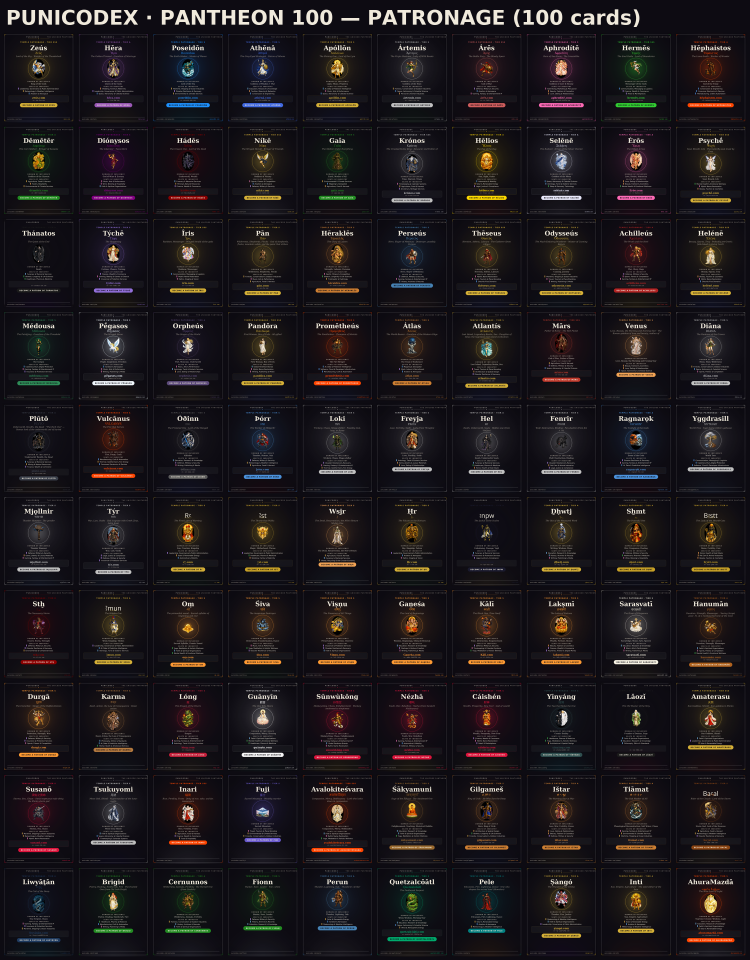
#> input picture Marketing/pantheon-100/contact-sheet-1-patronage.png, 2248 x 2878 px (shown at 1/3 size)
$ python -i render.py   (imports and definitions only)
#> lines starting #> are read from the running program, lines starting #| are printed output that depends on the picture
#!/usr/bin/env python3
"""Render 300 brand materials (3 cards x 100 flagship temples) for PuniCodex.

Card types per temple:
  1. patronage  - sponsorship promotion
  2. lore       - myth display image
  3. pattern    - myth-to-market modern connections

Data: marketing/pantheon-100/data.json (built by build-data.js from canonical sources)
Output: marketing/pantheon-100/cards/{id}-1-patronage.png etc.
"""
import json
import math
import os
import re
import sys

from fontTools.ttLib import TTCollection, TTFont
from PIL import Image, ImageDraw, ImageFilter, ImageFont

HERE = os.path.dirname(os.path.abspath(__file__))
ROOT = os.path.abspath(os.path.join(HERE, '..', '..'))
OUT = os.path.join(HERE, 'cards')

import matplotlib

MPL_FONTS = os.path.join(os.path.dirname(matplotlib.__file__), 'mpl-data', 'fonts', 'ttf')


def _find_runtime_fonts():
    here = os.path.dirname(sys.executable)
    for _ in range(6):
        cand = os.path.join(here, 'fonts')
        if os.path.exists(os.path.join(cand, 'NotoSansCJKsc-Regular.otf')):
            return cand
        here = os.path.dirname(here)
#> further down, picture is the input picture: PIL image 2248x2878 RGB; mean R, G, B 30.2, 25.7, 28.8
    return None


RUNTIME_FONTS = _find_runtime_fonts()
WIN = r'C:\Windows\Fonts'

FONT_PATHS = {
    'serif': os.path.join(MPL_FONTS, 'DejaVuSerif.ttf'),
    'serif_bold': os.path.join(MPL_FONTS, 'DejaVuSerif-Bold.ttf'),
    'serif_italic': os.path.join(MPL_FONTS, 'DejaVuSerif-Italic.ttf'),
    'sans': os.path.join(MPL_FONTS, 'DejaVuSans.ttf'),
    'sans_bold': os.path.join(MPL_FONTS, 'DejaVuSans-Bold.ttf'),
    'mono': os.path.join(MPL_FONTS, 'DejaVuSansMono.ttf'),
    'cjk': os.path.join(RUNTIME_FONTS, 'NotoSansCJKsc-Regular.otf') if RUNTIME_FONTS else None,
    'cjk_bold': os.path.join(RUNTIME_FONTS, 'NotoSansCJKsc-Bold.otf') if RUNTIME_FONTS else None,
    'devanagari': os.path.join(WIN, 'Nirmala.ttc'),
    'historic': os.path.join(WIN, 'seguihis.ttf'),
    'avestan': os.path.join(WIN, 'SansSerifCollection.ttf'),
    'noto': os.path.join(WIN, 'NotoSans-Regular.ttf'),
}

# Order matters: first font covering every char of the string wins.
SCRIPT_STACK = ['serif', 'cjk', 'devanagari', 'historic', 'avestan', 'noto', 'sans']

W, H = 1080, 1350
BG = (13, 11, 18)
IVORY = (240, 234, 220)
MUTED = (168, 160, 148)
FAINT = (110, 104, 96)

_font_cache = {}
_cmap_cache = {}


def font_path(key):
    p = FONT_PATHS.get(key)
    return p if p and os.path.exists(p) else None


# [36 lines left out: functions load_font, font_covers, script_font_key, not called in this run]


def hex_rgb(h):
    h = h.lstrip('#')
    return tuple(int(h[i:i + 2], 16) for i in (0, 2, 4))


def luminance(rgb):
    return (0.2126 * rgb[0] + 0.7152 * rgb[1] + 0.0722 * rgb[2]) / 255


# [91 lines left out: functions text_w, draw_tracked, wrap_text, fit_font, ellipsize, fit_prose and 2 more, not called in this run]


def vignette(img):
    scale = 0.25
    sw, sh = int(W * scale), int(H * scale)
    v = Image.new('L', (sw, sh), 0)
#> v: PIL image 270x337 L; every value is 0
    vd = ImageDraw.Draw(v)
    vd.rectangle([0, 0, sw, sh], fill=70)
    vd.ellipse([-50, -40, sw + 50, sh + 40], fill=0)
    v = v.filter(ImageFilter.GaussianBlur(30))
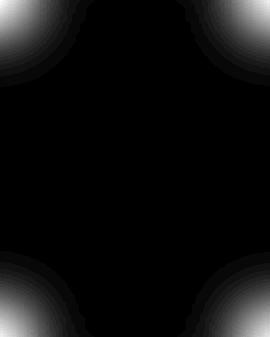
#> v: PIL image 270x337 L; min 0, max 30, mean 1.6; drawn with min black and max white
    v = v.resize(img.size, Image.BILINEAR)
#> v: PIL image 2248x2878 L
    dark = Image.new('RGBA', img.size, (0, 0, 0, 255))
    img.paste(dark, (0, 0), v)


# [380 lines left out: functions load_mascot, frame, header, footer, script_line, big_name and 5 more, not called in this run]


CARDS = [('1-patronage', card_patronage), ('2-lore', card_lore), ('3-pattern', card_pattern)]


# [16 lines left out: function main, not called in this run]


# [2 lines not run here, left out]

>>> from PIL import Image
>>> picture = Image.open('contact-sheet-1-patronage.png')
>>> result = vignette(picture)
